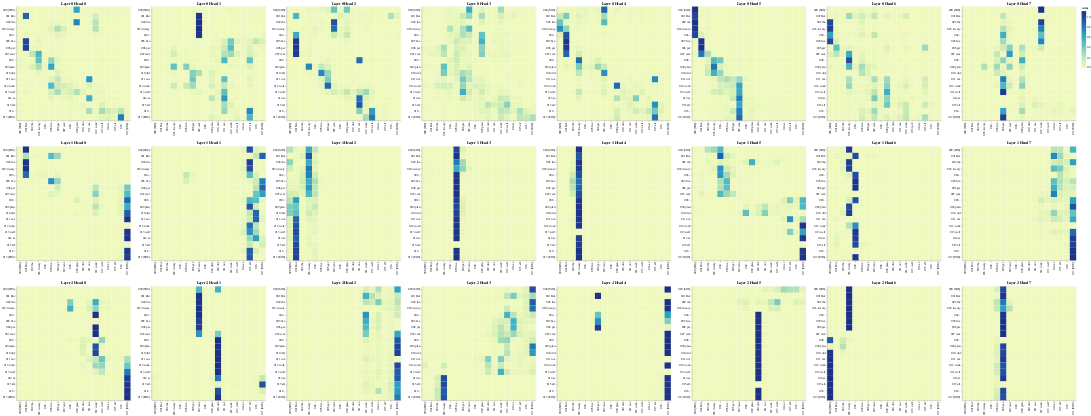

The cell this chart's notebook holds for it:
### Code cell
layers = [0,1,2]
heads = [0,1,2,3,4,5,6,7]

get_all_attention_maps("encoder",layers,heads,encoder_input_tokens,encoder_input_tokens,min(20,sentence_len))

### Figure 1 — Vega-Lite specification as saved in the notebook (floating-point values rounded to 4 significant figures; data arrays with more than 128 entries replaced by an {"elided": "..."} marker saying what was removed)
{"config": {"view": {"continuousWidth": 300, "continuousHeight": 300}}, "vconcat": [{"hconcat": [{"data": {"name": "data-97f7db79d098690f2e21d685bd481d35"}, "mark": {"type": "rect"}, "encoding": {"color": {"field": "value", "type": "quantitative"}, "tooltip": [{"field": "row", "type": "quantitative"}, {"field": "column", "type": "quantitative"}, {"field": "value", "type": "quantitative"}, {"field": "row_token", "type": "nominal"}, {"field": "col_token", "type": "nominal"}], "x": {"axis": {"title": ""}, "field": "col_token", "type": "nominal"}, "y": {"axis": {"title": ""}, "field": "row_token", "type": "nominal"}}, "height": 400, "name": "view_1", "title": "Layer 0 Head 0", "width": 400}, {"data": {"name": "data-f5ce54591729a0a1dbe7539e7c840ff5"}, "mark": {"type": "rect"}, "encoding": {"color": {"field": "value", "type": "quantitative"}, "tooltip": [{"field": "row", "type": "quantitative"}, {"field": "column", "type": "quantitative"}, {"field": "value", "type": "quantitative"}, {"field": "row_token", "type": "nominal"}, {"field": "col_token", "type": "nominal"}], "x": {"axis": {"title": ""}, "field": "col_token", "type": "nominal"}, "y": {"axis": {"title": ""}, "field": "row_token", "type": "nominal"}}, "height": 400, "name": "view_2", "title": "Layer 0 Head 1", "width": 400}, {"data": {"name": "data-9e276ca629df5276b8294eef44ec6fdf"}, "mark": {"type": "rect"}, "encoding": {"color": {"field": "value", "type": "quantitative"}, "tooltip": [{"field": "row", "type": "quantitative"}, {"field": "column", "type": "quantitative"}, {"field": "value", "type": "quantitative"}, {"field": "row_token", "type": "nominal"}, {"field": "col_token", "type": "nominal"}], "x": {"axis": {"title": ""}, "field": "col_token", "type": "nominal"}, "y": {"axis": {"title": ""}, "field": "row_token", "type": "nominal"}}, "height": 400, "name": "view_3", "title": "Layer 0 Head 2", "width": 400}, {"data": {"name": "data-c19b078721f5488b26bf3195e3a302bc"}, "mark": {"type": "rect"}, "encoding": {"color": {"field": "value", "type": "quantitative"}, "tooltip": [{"field": "row", "type": "quantitative"}, {"field": "column", "type": "quantitative"}, {"field": "value", "type": "quantitative"}, {"field": "row_token", "type": "nominal"}, {"field": "col_token", "type": "nominal"}], "x": {"axis": {"title": ""}, "field": "col_token", "type": "nominal"}, "y": {"axis": {"title": ""}, "field": "row_token", "type": "nominal"}}, "height": 400, "name": "view_4", "title": "Layer 0 Head 3", "width": 400}, {"data": {"name": "data-a7de638feed670b62c134d6d2b949824"}, "mark": {"type": "rect"}, "encoding": {"color": {"field": "value", "type": "quantitative"}, "tooltip": [{"field": "row", "type": "quantitative"}, {"field": "column", "type": "quantitative"}, {"field": "value", "type": "quantitative"}, {"field": "row_token", "type": "nominal"}, {"field": "col_token", "type": "nominal"}], "x": {"axis": {"title": ""}, "field": "col_token", "type": "nominal"}, "y": {"axis": {"title": ""}, "field": "row_token", "type": "nominal"}}, "height": 400, "name": "view_5", "title": "Layer 0 Head 4", "width": 400}, {"data": {"name": "data-5982b36ad4a40320da596cde7f631a12"}, "mark": {"type": "rect"}, "encoding": {"color": {"field": "value", "type": "quantitative"}, "tooltip": [{"field": "row", "type": "quantitative"}, {"field": "column", "type": "quantitative"}, {"field": "value", "type": "quantitative"}, {"field": "row_token", "type": "nominal"}, {"field": "col_token", "type": "nominal"}], "x": {"axis": {"title": ""}, "field": "col_token", "type": "nominal"}, "y": {"axis": {"title": ""}, "field": "row_token", "type": "nominal"}}, "height": 400, "name": "view_6", "title": "Layer 0 Head 5", "width": 400}, {"data": {"name": "data-0059615358f584527873262f08232aaf"}, "mark": {"type": "rect"}, "encoding": {"color": {"field": "value", "type": "quantitative"}, "tooltip": [{"field": "row", "type": "quantitative"}, {"field": "column", "type": "quantitative"}, {"field": "value", "type": "quantitative"}, {"field": "row_token", "type": "nominal"}, {"field": "col_token", "type": "nominal"}], "x": {"axis": {"title": ""}, "field": "col_token", "type": "nominal"}, "y": {"axis": {"title": ""}, "field": "row_token", "type": "nominal"}}, "height": 400, "name": "view_7", "title": "Layer 0 Head 6", "width": 400}, {"data": {"name": "data-6b8588a3232e9c8d110ac17d7307eef5"}, "mark": {"type": "rect"}, "encoding": {"color": {"field": "value", "type": "quantitative"}, "tooltip": [{"field": "row", "type": "quantitative"}, {"field": "column", "type": "quantitative"}, {"field": "value", "type": "quantitative"}, {"field": "row_token", "type": "nominal"}, {"field": "col_token", "type": "nominal"}], "x": {"axis": {"title": ""}, "field": "col_token", "type": "nominal"}, "y": {"axis": {"title": ""}, "field": "row_token", "type": "nominal"}}, "height": 400, "name": "view_8", "title": "Layer 0 Head 7", "width": 400}]}, {"hconcat": [{"data": {"name": "data-dd48540826941f0a482792ecc4c3f03c"}, "mark": {"type": "rect"}, "encoding": {"color": {"field": "value", "type": "quantitative"}, "tooltip": [{"field": "row", "type": "quantitative"}, {"field": "column", "type": "quantitative"}, {"field": "value", "type": "quantitative"}, {"field": "row_token", "type": "nominal"}, {"field": "col_token", "type": "nominal"}], "x": {"axis": {"title": ""}, "field": "col_token", "type": "nominal"}, "y": {"axis": {"title": ""}, "field": "row_token", "type": "nominal"}}, "height": 400, "name": "view_9", "title": "Layer 1 Head 0", "width": 400}, {"data": {"name": "data-bd21c39fa1f7ef6ba53ca0f9edde284b"}, "mark": {"type": "rect"}, "encoding": {"color": {"field": "value", "type": "quantitative"}, "tooltip": [{"field": "row", "type": "quantitative"}, {"field": "column", "type": "quantitative"}, {"field": "value", "type": "quantitative"}, {"field": "row_token", "type": "nominal"}, {"field": "col_token", "type": "nominal"}], "x": {"axis": {"title": ""}, "field": "col_token", "type": "nominal"}, "y": {"axis": {"title": ""}, "field": "row_token", "type": "nominal"}}, "height": 400, "name": "view_10", "title": "Layer 1 Head 1", "width": 400}, {"data": {"name": "data-f813f4a3557d505e6e85f441fd8e69a9"}, "mark": {"type": "rect"}, "encoding": {"color": {"field": "value", "type": "quantitative"}, "tooltip": [{"field": "row", "type": "quantitative"}, {"field": "column", "type": "quantitative"}, {"field": "value", "type": "quantitative"}, {"field": "row_token", "type": "nominal"}, {"field": "col_token", "type": "nominal"}], "x": {"axis": {"title": ""}, "field": "col_token", "type": "nominal"}, "y": {"axis": {"title": ""}, "field": "row_token", "type": "nominal"}}, "height": 400, "name": "view_11", "title": "Layer 1 Head 2", "width": 400}, {"data": {"name": "data-93b813553a91f4d6eb9ce08de2cff7b2"}, "mark": {"type": "rect"}, "encoding": {"color": {"field": "value", "type": "quantitative"}, "tooltip": [{"field": "row", "type": "quantitative"}, {"field": "column", "type": "quantitative"}, {"field": "value", "type": "quantitative"}, {"field": "row_token", "type": "nominal"}, {"field": "col_token", "type": "nominal"}], "x": {"axis": {"title": ""}, "field": "col_token", "type": "nominal"}, "y": {"axis": {"title": ""}, "field": "row_token", "type": "nominal"}}, "height": 400, "name": "view_12", "title": "Layer 1 Head 3", "width": 400}, {"data": {"name": "data-4d034dff8aa52d1a087dc86c6a7417f9"}, "mark": {"type": "rect"}, "encoding": {"color": {"field": "value", "type": "quantitative"}, "tooltip": [{"field": "row", "type": "quantitative"}, {"field": "column", "type": "quantitative"}, {"field": "value", "type": "quantitative"}, {"field": "row_token", "type": "nominal"}, {"field": "col_token", "type": "nominal"}], "x": {"axis": {"title": ""}, "field": "col_token", "type": "nominal"}, "y": {"axis": {"title": ""}, "field": "row_token", "type": "nominal"}}, "height": 400, "name": "view_13", "title": "Layer 1 Head 4", "width": 400}, {"data": {"name": "data-aa8aafcd0e99b18fb6db17f9fa6bd20b"}, "mark": {"type": "rect"}, "encoding": {"color": {"field": "value", "type": "quantitative"}, "tooltip": [{"field": "row", "type": "quantitative"}, {"field": "column", "type": "quantitative"}, {"field": "value", "type": "quantitative"}, {"field": "row_token", "type": "nominal"}, {"field": "col_token", "type": "nominal"}], "x": {"axis": {"title": ""}, "field": "col_token", "type": "nominal"}, "y": {"axis": {"title": ""}, "field": "row_token", "type": "nominal"}}, "height": 400, "name": "view_14", "title": "Layer 1 Head 5", "width": 400}, {"data": {"name": "data-eb927a4df38c0458a93315d85c88aca1"}, "mark": {"type": "rect"}, "encoding": {"color": {"field": "value", "type": "quantitative"}, "tooltip": [{"field": "row", "type": "quantitative"}, {"field": "column", "type": "quantitative"}, {"field": "value", "type": "quantitative"}, {"field": "row_token", "type": "nominal"}, {"field": "col_token", "type": "nominal"}], "x": {"axis": {"title": ""}, "field": "col_token", "type": "nominal"}, "y": {"axis": {"title": ""}, "field": "row_token", "type": "nominal"}}, "height": 400, "name": "view_15", "title": "Layer 1 Head 6", "width": 400}, {"data": {"name": "data-8e6007e9e29ec800e755d53d76847295"}, "mark": {"type": "rect"}, "encoding": {"color": {"field": "value", "type": "quantitative"}, "tooltip": [{"field": "row", "type": "quantitative"}, {"field": "column", "type": "quantitative"}, {"field": "value", "type": "quantitative"}, {"field": "row_token", "type": "nominal"}, {"field": "col_token", "type": "nominal"}], "x": {"axis": {"title": ""}, "field": "col_token", "type": "nominal"}, "y": {"axis": {"title": ""}, "field": "row_token", "type": "nominal"}}, "height": 400, "name": "view_16", "title": "Layer 1 Head 7", "width": 400}]}, {"hconcat": [{"data": {"name": "data-a87393d73e025feadbfd6c17543eed98"}, "mark": {"type": "rect"}, "encoding": {"color": {"field": "value", "type": "quantitative"}, "tooltip": [{"field": "row", "type": "quantitative"}, {"field": "column", "type": "quantitative"}, {"field": "value", "type": "quantitative"}, {"field": "row_token", "type": "nominal"}, {"field": "col_token", "type": "nominal"}], "x": {"axis": {"title": ""}, "field": "col_token", "type": "nominal"}, "y": {"axis": {"title": ""}, "field": "row_token", "type": "nominal"}}, "height": 400, "name": "view_17", "title": "Layer 2 Head 0", "width": 400}, {"data": {"name": "data-6aea83142fd5e2f2afe85068a7e5bd56"}, "mark": {"type": "rect"}, "encoding": {"color": {"field": "value", "type": "quantitative"}, "tooltip": [{"field": "row", "type": "quantitative"}, {"field": "column", "type": "quantitative"}, {"field": "value", "type": "quantitative"}, {"field": "row_token", "type": "nominal"}, {"field": "col_token", "type": "nominal"}], "x": {"axis": {"title": ""}, "field": "col_token", "type": "nominal"}, "y": {"axis": {"title": ""}, "field": "row_token", "type": "nominal"}}, "height": 400, "name": "view_18", "title": "Layer 2 Head 1", "width": 400}, {"data": {"name": "data-a4cfc74180226339684cc8d621ea7777"}, "mark": {"type": "rect"}, "encoding": {"color": {"field": "value", "type": "quantitative"}, "tooltip": [{"field": "row", "type": "quantitative"}, {"field": "column", "type": "quantitative"}, {"field": "value", "type": "quantitative"}, {"field": "row_token", "type": "nominal"}, {"field": "col_token", "type": "nominal"}], "x": {"axis": {"title": ""}, "field": "col_token", "type": "nominal"}, "y": {"axis": {"title": ""}, "field": "row_token", "type": "nominal"}}, "height": 400, "name": "view_19", "title": "Layer 2 Head 2", "width": 400}, {"data": {"name": "data-daa167c995ee044b4c2e1720de8a269a"}, "mark": {"type": "rect"}, "encoding": {"color": {"field": "value", "type": "quantitative"}, "tooltip": [{"field": "row", "type": "quantitative"}, {"field": "column", "type": "quantitative"}, {"field": "value", "type": "quantitative"}, {"field": "row_token", "type": "nominal"}, {"field": "col_token", "type": "nominal"}], "x": {"axis": {"title": ""}, "field": "col_token", "type": "nominal"}, "y": {"axis": {"title": ""}, "field": "row_token", "type": "nominal"}}, "height": 400, "name": "view_20", "title": "Layer 2 Head 3", "width": 400}, {"data": {"name": "data-2485e508bfd38b2ad3176738d5ed9a8f"}, "mark": {"type": "rect"}, "encoding": {"color": {"field": "value", "type": "quantitative"}, "tooltip": [{"field": "row", "type": "quantitative"}, {"field": "column", "type": "quantitative"}, {"field": "value", "type": "quantitative"}, {"field": "row_token", "type": "nominal"}, {"field": "col_token", "type": "nominal"}], "x": {"axis": {"title": ""}, "field": "col_token", "type": "nominal"}, "y": {"axis": {"title": ""}, "field": "row_token", "type": "nominal"}}, "height": 400, "name": "view_21", "title": "Layer 2 Head 4", "width": 400}, {"data": {"name": "data-a0deae466914711e2e792d2f40e3b6ad"}, "mark": {"type": "rect"}, "encoding": {"color": {"field": "value", "type": "quantitative"}, "tooltip": [{"field": "row", "type": "quantitative"}, {"field": "column", "type": "quantitative"}, {"field": "value", "type": "quantitative"}, {"field": "row_token", "type": "nominal"}, {"field": "col_token", "type": "nominal"}], "x": {"axis": {"title": ""}, "field": "col_token", "type": "nominal"}, "y": {"axis": {"title": ""}, "field": "row_token", "type": "nominal"}}, "height": 400, "name": "view_22", "title": "Layer 2 Head 5", "width": 400}, {"data": {"name": "data-5b3af8a930e2d8a2c28ff4ec5d9c2678"}, "mark": {"type": "rect"}, "encoding": {"color": {"field": "value", "type": "quantitative"}, "tooltip": [{"field": "row", "type": "quantitative"}, {"field": "column", "type": "quantitative"}, {"field": "value", "type": "quantitative"}, {"field": "row_token", "type": "nominal"}, {"field": "col_token", "type": "nominal"}], "x": {"axis": {"title": ""}, "field": "col_token", "type": "nominal"}, "y": {"axis": {"title": ""}, "field": "row_token", "type": "nominal"}}, "height": 400, "name": "view_23", "title": "Layer 2 Head 6", "width": 400}, {"data": {"name": "data-cb9151b061e201735ca29aab9f26960e"}, "mark": {"type": "rect"}, "encoding": {"color": {"field": "value", "type": "quantitative"}, "tooltip": [{"field": "row", "type": "quantitative"}, {"field": "column", "type": "quantitative"}, {"field": "value", "type": "quantitative"}, {"field": "row_token", "type": "nominal"}, {"field": "col_token", "type": "nominal"}], "x": {"axis": {"title": ""}, "field": "col_token", "type": "nominal"}, "y": {"axis": {"title": ""}, "field": "row_token", "type": "nominal"}}, "height": 400, "name": "view_24", "title": "Layer 2 Head 7", "width": 400}]}], "params": [{"name": "param_1", "select": {"type": "interval", "encodings": ["x", "y"]}, "bind": "scales", "views": ["view_1"]}, {"name": "param_2", "select": {"type": "interval", "encodings": ["x", "y"]}, "bind": "scales", "views": ["view_2"]}, {"name": "param_3", "select": {"type": "interval", "encodings": ["x", "y"]}, "bind": "scales", "views": ["view_3"]}, {"name": "param_4", "select": {"type": "interval", "encodings": ["x", "y"]}, "bind": "scales", "views": ["view_4"]}, {"name": "param_5", "select": {"type": "interval", "encodings": ["x", "y"]}, "bind": "scales", "views": ["view_5"]}, {"name": "param_6", "select": {"type": "interval", "encodings": ["x", "y"]}, "bind": "scales", "views": ["view_6"]}, {"name": "param_7", "select": {"type": "interval", "encodings": ["x", "y"]}, "bind": "scales", "views": ["view_7"]}, {"name": "param_8", "select": {"type": "interval", "encodings": ["x", "y"]}, "bind": "scales", "views": ["view_8"]}, {"name": "param_9", "select": {"type": "interval", "encodings": ["x", "y"]}, "bind": "scales", "views": ["view_9"]}, {"name": "param_10", "select": {"type": "interval", "encodings": ["x", "y"]}, "bind": "scales", "views": ["view_10"]}, {"name": "param_11", "select": {"type": "interval", "encodings": ["x", "y"]}, "bind": "scales", "views": ["view_11"]}, {"name": "param_12", "select": {"type": "interval", "encodings": ["x", "y"]}, "bind": "scales", "views": ["view_12"]}, {"name": "param_13", "select": {"type": "interval", "encodings": ["x", "y"]}, "bind": "scales", "views": ["view_13"]}, {"name": "param_14", "select": {"type": "interval", "encodings": ["x", "y"]}, "bind": "scales", "views": ["view_14"]}, {"name": "param_15", "select": {"type": "interval", "encodings": ["x", "y"]}, "bind": "scales", "views": ["view_15"]}, {"name": "param_16", "select": {"type": "interval", "encodings": ["x", "y"]}, "bind": "scales", "views": ["view_16"]}, {"name": "param_17", "select": {"type": "interval", "encodings": ["x", "y"]}, "bind": "scales", "views": ["view_17"]}, {"name": "param_18", "select": {"type": "interval", "encodings": ["x", "y"]}, "bind": "scales", "views": ["view_18"]}, {"name": "param_19", "select": {"type": "interval", "encodings": ["x", "y"]}, "bind": "scales", "views": ["view_19"]}, {"name": "param_20", "select": {"type": "interval", "encodings": ["x", "y"]}, "bind": "scales", "views": ["view_20"]}, {"name": "param_21", "select": {"type": "interval", "encodings": ["x", "y"]}, "bind": "scales", "views": ["view_21"]}, {"name": "param_22", "select": {"type": "interval", "encodings": ["x", "y"]}, "bind": "scales", "views": ["view_22"]}, {"name": "param_23", "select": {"type": "interval", "encodings": ["x", "y"]}, "bind": "scales", "views": ["view_23"]}, {"name": "param_24", "select": {"type": "interval", "encodings": ["x", "y"]}, "bind": "scales", "views": ["view_24"]}], "$schema": "https://vega.github.io/schema/vega-lite/v5.20.1.json", "datasets": {"data-97f7db79d098690f2e21d685bd481d35": {"elided": "324 records"}, "data-f5ce54591729a0a1dbe7539e7c840ff5": {"elided": "324 records"}, "data-9e276ca629df5276b8294eef44ec6fdf": {"elided": "324 records"}, "data-c19b078721f5488b26bf3195e3a302bc": {"elided": "324 records"}, "data-a7de638feed670b62c134d6d2b949824": {"elided": "324 records"}, "data-5982b36ad4a40320da596cde7f631a12": {"elided": "324 records"}, "data-0059615358f584527873262f08232aaf": {"elided": "324 records"}, "data-6b8588a3232e9c8d110ac17d7307eef5": {"elided": "324 records"}, "data-dd48540826941f0a482792ecc4c3f03c": {"elided": "324 records"}, "data-bd21c39fa1f7ef6ba53ca0f9edde284b": {"elided": "324 records"}, "data-f813f4a3557d505e6e85f441fd8e69a9": {"elided": "324 records"}, "data-93b813553a91f4d6eb9ce08de2cff7b2": {"elided": "324 records"}, "data-4d034dff8aa52d1a087dc86c6a7417f9": {"elided": "324 records"}, "data-aa8aafcd0e99b18fb6db17f9fa6bd20b": {"elided": "324 records"}, "data-eb927a4df38c0458a93315d85c88aca1": {"elided": "324 records"}, "data-8e6007e9e29ec800e755d53d76847295": {"elided": "324 records"}, "data-a87393d73e025feadbfd6c17543eed98": {"elided": "324 records"}, "data-6aea83142fd5e2f2afe85068a7e5bd56": {"elided": "324 records"}, "data-a4cfc74180226339684cc8d621ea7777": {"elided": "324 records"}, "data-daa167c995ee044b4c2e1720de8a269a": {"elided": "324 records"}, "data-2485e508bfd38b2ad3176738d5ed9a8f": {"elided": "324 records"}, "data-a0deae466914711e2e792d2f40e3b6ad": {"elided": "324 records"}, "data-5b3af8a930e2d8a2c28ff4ec5d9c2678": {"elided": "324 records"}, "data-cb9151b061e201735ca29aab9f26960e": {"elided": "324 records"}}}
